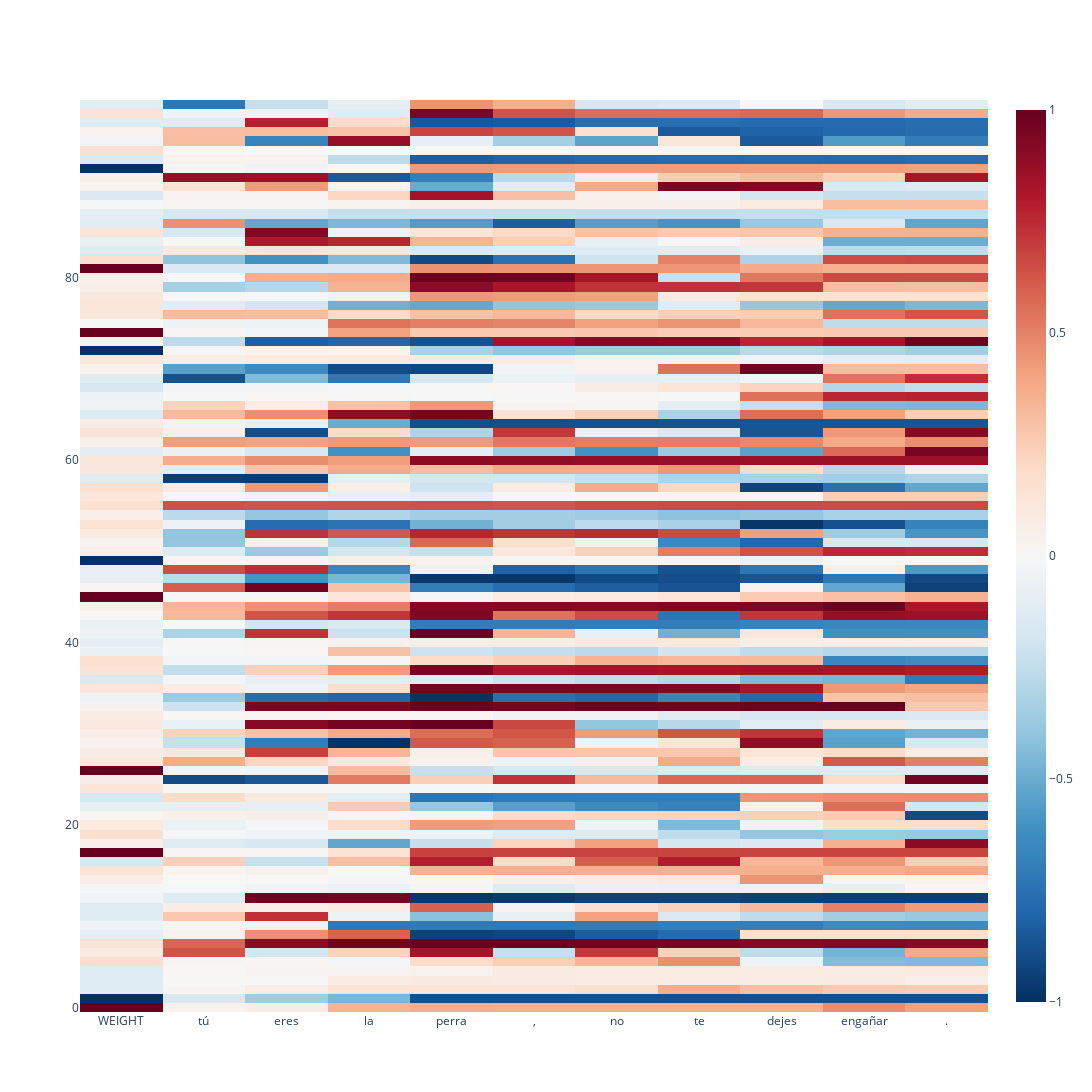

The cell this chart's notebook holds for it:
### Markdown cell above
Mmmm, esto

### Code cell
plot_recurrent_outputs(text)

### Figure 1 — Plotly figure (JSON) as saved in the notebook; plotly's stock layout.template omitted (floating-point values rounded to 4 significant figures; data arrays with more than 128 entries replaced by an {"elided": "..."} marker saying what was removed)
{"data": [{"colorscale": [[0, "rgb(103,0,31)"], [0.1, "rgb(178,24,43)"], [0.2, "rgb(214,96,77)"], [0.3, "rgb(244,165,130)"], [0.4, "rgb(253,219,199)"], [0.5, "rgb(247,247,247)"], [0.6, "rgb(209,229,240)"], [0.7, "rgb(146,197,222)"], [0.8, "rgb(67,147,195)"], [0.9, "rgb(33,102,172)"], [1, "rgb(5,48,97)"]], "reversescale": true, "type": "heatmap", "x": ["WEIGHT", "tú", "eres", "la", "perra", ",", "no", "te", "dejes", "engañar", "."], "z": {"elided": "100x11 float values"}}], "layout": {"autosize": false, "height": 2000, "width": 1200, "xaxis": {"autorange": true, "range": [-0.5, 10.5], "type": "category"}, "yaxis": {"autorange": true, "range": [-0.5, 99.5]}}}
